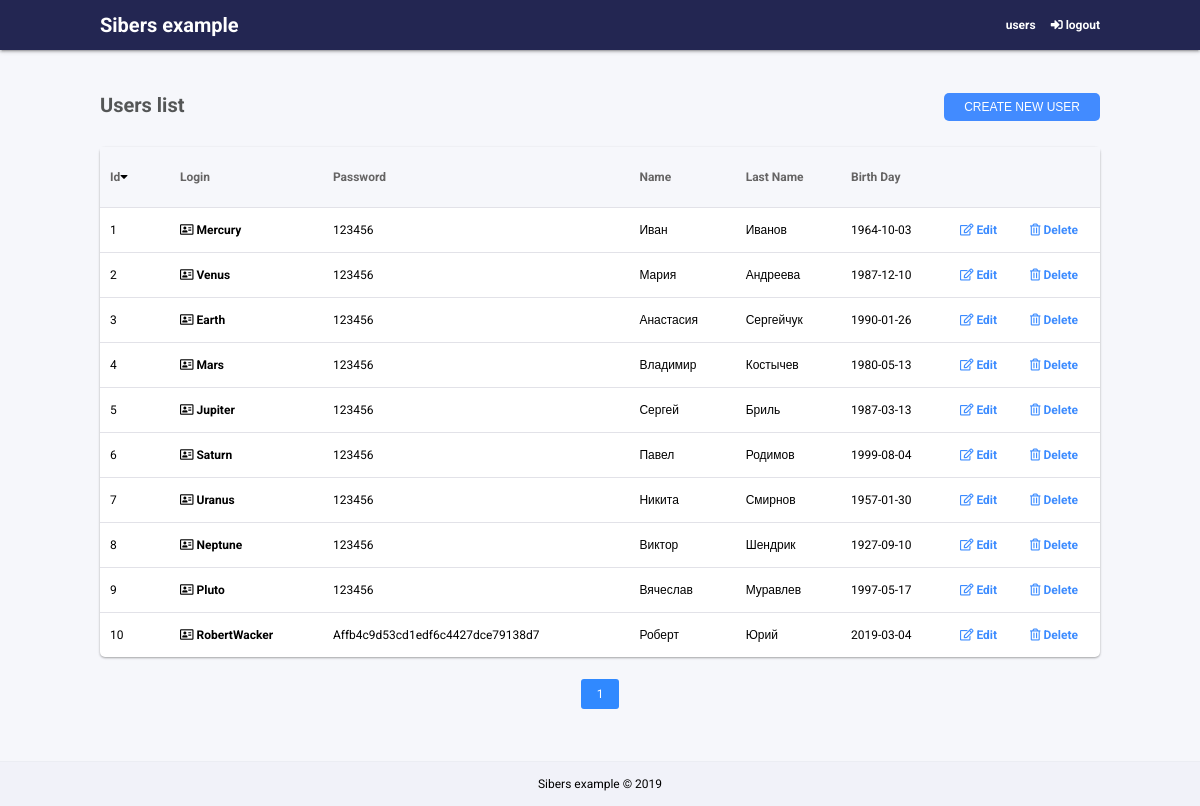
The app's page /users (signed in) with its own data.
### tables this page shows
CREATE TABLE `users` (
  `id` int(8) NOT NULL,
  `login` varchar(32) NOT NULL,
  `password` varchar(32) NOT NULL,
  `name` varchar(32) NOT NULL,
  `lastname` varchar(32) NOT NULL,
  `gender` int(1) NOT NULL,
  `bday` date NOT NULL
);

### app/controllers/indexController.php (called while the page is built, shortened)
<?php
class IndexController extends Controller {
	protected $index;
	public function __construct($route) {
		$this->index = new IndexModel();
	}
	public function usersAction() {
		$page = 1;
		$data = $this->index->getUsersList($page);
		View::render('index/users', 'main', $data);
		return true;
	}
}

### index.php (called while the page is built, shortened)
<?php
spl_autoload_register(function($class) {
    $path = str_replace('\\', '/', $class.'.php');
});
$router = new Router;
$router -> run();

### app/libs/db.php (called while the page is built, shortened)
<?php
class Db {
	protected $db;
	public function __construct() {
		$config = require CONFIG.'db.php';
		$this->db = new PDO('mysql:host='.$config['host'].';dbname='.$config['db'].'', $config['user'], $config['password']);
	}
	public function query($sql, $params = []) {
		$stmt = $this->db->prepare($sql);
		$stmt->execute();
		return $stmt;
	}
	public function column($sql, $params = []) {
		$result = $this->query($sql, $params);
		return $result->fetchColumn();
	}
}

### app/configs/db.php (called while the page is built)
<?php
return [
	'host' => 'localhost',
	'db' => 'sibers_example',
	'user' => 'admin',
	'password' => '',
];

### app/models/indexModel.php (called while the page is built, shortened)
<?php
class indexModel extends Model {
	private $rowsOnPage = 10;
	public function getUsersList($startPage) {
		$query = 'SELECT * FROM users';
		$firstRow = ($startPage - 1) * $this->rowsOnPage;
		$query .= ' limit '.$firstRow.',10';
		$result = $this->db->query($query);
		$i = 0;
		while ($row = $result -> fetch ()) {
			$data['rows'][$i] = $row;
			$i++;
		}
		$data['pages'] = $this->getNumPages();
		return $data;
	}
	private function getNumPages(){
		$query = 'SELECT count(`id`) FROM `users`';
		$numRows = $this->db->column($query);
		$pages = $numRows / $this->rowsOnPage;
		$data = ceil($pages);
		return $data;
	}
}

### app/core/Model.php (called while the page is built, shortened)
<?php
class Model {
	public function __construct() {
		$this->db = new Db;
	}
}

### app/configs/routes.php (called while the page is built)
<?php
return array(
	'' => 'index/index',
	'login' => 'index/login',
	'logout' => 'index/logout',
	'users([\?][=&A-Za-z0-9]+)' => 'index/users',
	'users' => 'index/users',
	'profile/([A-Za-z0-9]+)' => 'index/profile/$1',
	'edit/([A-Za-z0-9]+)' => 'index/edit/$1',
	'delete' => 'index/delete',
);

### app/acl/index.php (called while the page is built)
<?php
return [
	'all' => [
		'IndexAction',
		'ProfileAction',
	],
	'authorize' => [
		'UsersAction',
		'EditAction',
		'DeleteAction',
		'LogoutAction',
	],
	'guest' => [
		'IndexAction',
		'LoginAction',
	],
];

### app/core/Controller.php (called while the page is built, shortened)
<?php
class Controller {
	public $route;
	public $acl;
	public function __construct($route) {
		$this->route = $route;
	}
	public function checkAcl() {
		$this->acl = require APP.'acl/index.php';
		if ($this->isAcl('all')) {
			return true;
		}
		elseif (isset($_SESSION['login']) and $this->isAcl('authorize')) {
			return true;
		}
		elseif (!isset($_SESSION['login']) and $this->isAcl('guest')) {
			return true;
		}
		return false;
	}
	public function isAcl($key) {
		return in_array($this->route, $this->acl[$key]);
	}
}

### app/views/index/users.php (the view, shortened to what this page needs)
<div class="page">
	<h1>Users list <button id="buttonAdd" class="button">Create New User</button></h1>
	<div class="table">
		<div class="table__header">
			<div class="table__cell" style="width: 50px;"><a href="/users?s=id">id</a><i class="fas fa-caret-down"></i></div>
			<div class="table__cell"><a href="/users?s=login">login</a></div>
			<div class="table__cell"><a href="/users?s=password">password</a></div>
			<div class="table__cell"><a href="/users?s=name">name</a></div>
			<div class="table__cell"><a href="/users?s=lastname">last name</a></div>
			<div class="table__cell"><a href="/users?s=bday">birth day</a></div>
			<div class="table__cell" style="width: 50px;"></div>
			<div class="table__cell" style="width: 60px;"></div>
		</div>
		<?php foreach ($data['rows'] as $mas => $line) { ?>
			<div id="row<?php echo $line['id']; ?>" class="table__row">
				<div class="table__cell"><?php echo $line['id']; ?></div>
				<div class="table__cell">
					<i class="far fa-address-card"></i>
					<a href="/profile/<?php echo $line['login']; ?>" class="login">
						<?php echo $line['login']; ?>
					</a>
				</div>
				<div class="table__cell"><?php echo $line['password']; ?></div>
				<div class="table__cell"><?php echo $line['name']; ?></div>
				<div class="table__cell"><?php echo $line['lastname']; ?></div>
				<div class="table__cell"><?php echo $line['bday']; ?></div>
				<div class="table__cell"><a href="/edit/<?php echo $line['login']; ?>" class="details"><i class="far fa-edit"></i> Edit</a></div>
				<div class="table__cell">
					<a onclick="showModal(`<?php echo $line['id']; ?>`,`<?php echo $line['name'].' '.$line['lastname']; ?>`);" class="details">
						<i class="far fa-trash-alt"></i> Delete
					</a>
				</div>
			</div>
		<?php } ?>
	</div>
<div class="pagination">
	<?php
		$pages = $data['pages'];
		if(isset($_GET['p'])) {
			$currentPage = $_GET['p'];
		} else {
			$currentPage = 1;
		}
		for ($i=1; $i <= $pages ; $i++) {
			if (isset($_GET['s'])) {
				$sort = '&s='.$_GET['s'];
			} else {
				$sort = '';
			}
			if ($i == $currentPage) {
				$active = ' class="active"';
			} else {
				$active = '';
			}
			echo '<a'.$active.' href="/users?p='.$i.$sort.'">'.$i.'</a>';
		}
?>
</div>
</div>

### app/core/Router.php (shortened to what this page needs)
<?php
class Router {
    protected $routes;
    protected $uri;
    public function __construct(){
        $routes = include(CONFIG.'routes.php');
        $this->routes = $routes;
        $this->uri = trim($_SERVER['REQUEST_URI'], '/');
    }
    public function match() {
        foreach($this->routes as $uriPattern => $patch) {
            if (preg_match('~^'.$uriPattern.'$~', $this->uri)) {
                $internalRoute = preg_replace("~^$uriPattern$~", $patch, $this->uri);
                $segments = explode('/', $internalRoute);
                $controllerName = array_shift($segments).'Controller';
                $actionName = ucfirst(array_shift($segments).'Action');
                $parameters = $segments;
                $path = 'app\controllers\\'.ucfirst($controllerName);
                if (class_exists($path)) {
                    if (method_exists($path, $actionName)) {
                        $controller = new $path($actionName);
                        $controller->$actionName($parameters);
                        return true;
                    } else {
                        debug('no method:'.$action);
                        View::errorCode(404);
                    }
                } else {
                    debug('no controller:'.$path);
                    View::errorCode(404);
                }
            }
        }
    }
    public function run() {
        if(self::match()) {
        } else {
            View::errorCode(404);
        }
    }
}

### app/core/View.php (shortened to what this page needs)
<?php
class View {
	public static function render($page, $layer, $data='') {
		$path = APP.'views/'.$page.'.php';
		if (file_exists($path)) {
			require $path;
			$content = ob_get_clean();
			require APP.'views/'.$layer.'.php';
		}
	}
}

### app/views/main.php (shortened to what this page needs)
<?php
  function printNav(){
    if (isset($_SESSION['login'])) {
      echo '<a href="/users">users</a><a href="/logout"><i class="fas fa-sign-in-alt"></i> logout</a>';
    } else {
      echo '<a href="/login"><i class="fas fa-sign-in-alt"></i> login</a>';
    }
  }
?>
<!DOCTYPE html>
<html lang="ru">
<head>
  <link rel="stylesheet" href="https://use.fontawesome.com/releases/v5.7.2/css/all.css">
  <link rel="stylesheet" type="text/css" href="/css/common.css">
  <link rel="stylesheet" type="text/css" href="/css/login.css">
  <link rel="stylesheet" type="text/css" href="/css/users.css">
  <link rel="stylesheet" type="text/css" href="/css/profile.css">
</head>
<body>
  <header>
    <div class="header__wrap">
      <div class="logo"><a href="/">Sibers example</a></div>
      <nav>
        <?php printNav(); ?>
      </nav>
    </div>
  </header>
  <?php print_r($content); ?>
  <footer>
    Sibers example &copy; 2019
  </footer>
</body>
</html>

### css/common.css (style rules this page uses)
body { padding: 0; margin: 0; background-color: #f6f7fb; font-family: 'Roboto', sans-serif; font-size: 12px; }
header { background: #232652; color: #fff; height: 50px; padding: 0 15px; line-height: 50px; font-weight: bolder; box-shadow: 0 2px 2px 0 rgba(0,0,0,0.14), 0 3px 1px -2px rgba(0,0,0,0.12), 0 1px 5px 0 rgba(0,0,0,0.2); }
.header__wrap { margin: 0 auto; width: 1000px; display: flex; }
.logo { width: 30%; font-weight: bold; font-size: 20px; }
.logo a { text-decoration: none; color: #fff; }
nav { width: 70%; text-align: right; }
nav a { color: #fff; font-weight: bold; margin-left: 15px; text-decoration: none; }
.page { width: 1000px; height: 100%; padding: 15px; margin: 15px auto; }
h1 { color: #545656; font-size: 20px; font-weight: bold; margin-bottom: 30px; }
.button { background: #428bff; padding: 7px 20px; color: #fff; border: none; border-radius: 5px; float: right; outline: none; text-transform: uppercase; font-size: 12px; cursor: pointer; }
footer { padding: 15px; text-align: center; border-top: 1px solid #ebedf3; background: #f1f2f9; }

### css/users.css (style rules this page uses)
.table { display: table; table-layout: auto; width: 100%; background: #fff; box-sizing: border-box; border-radius: 5px; box-shadow: 0 1px 3px rgba(0,0,0,0.12), 0 1px 2px rgba(0,0,0,0.24); overflow: none; }
.table__header { background: #f6f7fb; line-height: 30px; padding: 5px; display: table-row; }
.table__header a { text-decoration: none; color: #656464; }
.table__header .table__cell { font-weight: bold; }
.table__row { display: table-row; }
.table__cell { display: table-cell; padding: 15px 10px; text-transform: capitalize; border-bottom: 1px solid #e2e2e8; vertical-align: middle; }
.table__row:last-child .table__cell { border: none; }
.login { font-weight: bold; color: #000; text-decoration: none; }
.details { color: #3d8cff; text-decoration: none; font-weight: bold; cursor: pointer; }
.pagination { display: block; margin: 30px auto; text-align: center; }
.pagination a { color: black; padding: 8px 16px; text-decoration: none; }
.pagination a.active { background-color: #3089ff; border-radius: 3px; color: white; }

### records on screen
users: id "1", login "Mercury", password "123456", name "Иван", lastname "Иванов", bday "1964-10-03"
users: id "2", login "Venus", password "123456", name "Мария", lastname "Андреева", bday "1987-12-10"
users: id "3", login "Earth", password "123456", name "Анастасия", lastname "Сергейчук", bday "1990-01-26"
users: id "4", login "Mars", password "123456", name "Владимир", lastname "Костычев", bday "1980-05-13"
users: id "5", login "Jupiter", password "123456", name "Сергей", lastname "Бриль", bday "1987-03-13"
users: id "6", login "Saturn", password "123456", name "Павел", lastname "Родимов", bday "1999-08-04"
users: id "7", login "Uranus", password "123456", name "Никита", lastname "Смирнов", bday "1957-01-30"
users: id "8", login "Neptune", password "123456", name "Виктор", lastname "Шендрик", bday "1927-09-10"
users: id "9", login "Pluto", password "123456", name "Вячеслав", lastname "Муравлев", bday "1997-05-17"
users: id "10", login "RobertWacker", password "Affb4c9d53cd1edf6c4427dce79138d7", name "Роберт", lastname "Юрий", bday "2019-03-04"
